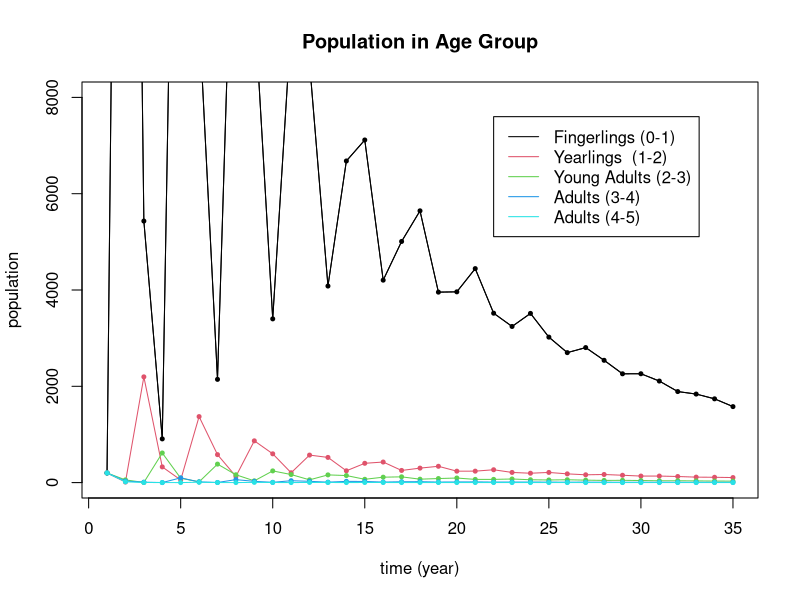

The R script that drew this image:
## ---- chunk 1
A = cbind(c(57/50,4/50),c(-6/50,43/50))
eigen(A)
## ---- chunk 2
A = cbind(c(57/50,4/50),c(-6/50,43/50))
v = c(5,10)
for (i in 1:100) {v = A %*% v}
v
## ---- chunk 3
L = cbind(c(0,.06,0,0,0),c(0,0,.28,0,0),c(37,0,0,.16,0),c(64,0,0,0,.08),c(82,0,0,0,0.00))
## ---- chunk 4
start = c(200,200,200,200,200)  # the starting distribution
N = 35              # N is the number of iterations
X = matrix(0,nrow=5,ncol=N)  #  Store the results in a 3 x N matrix called X
X[,1] = start  # put start in the first column of X
# loop N times and put your results in X
for (i in 2:N) {X[,i] = L %*% X[,i-1]}
# Then plot the results
t = seq(1,N)  # time
plot(t,X[1,],type='l',col=1,ylim=c(0,8000),ylab="population",xlab="time (year)",
     main="Population in Age Group")
for (i in 1:5) {
  lines(t,X[i,],col=i)
  points(t,X[i,],col=i,pch=20,cex=.8)}
legend(22, 7600, legend=c("Fingerlings (0-1)", "Yearlings  (1-2)", "Young Adults (2-3)","Adults (3-4)","Adults (4-5)"), col=1:5, lty=1)
